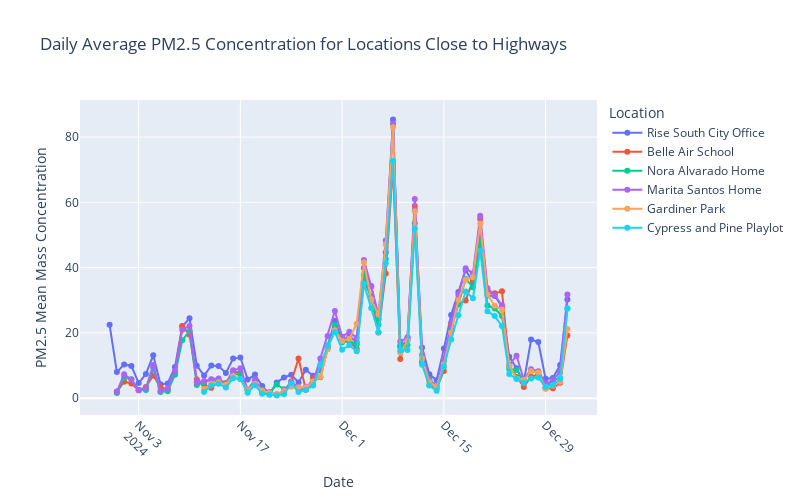

Notebook cell for this chart:
### Code cell
# Create line plot using Plotly
fig = px.line(
    daily_avg_pm2_5,
    x='Date', y='pm2_5ConcMass1HourMean.raw',
    color='Location', markers=True,
    title='Daily Average PM2.5 Concentration for Locations Close to Highways',
    labels={'Date': 'Date', 'pm2_5ConcMass1HourMean.raw': 'PM2.5 Mean Mass Concentration'}
)

# Update output size of plot
fig.update_layout(width=800, height=500)  # Adjust width as needed

# Show plot and adjust axes
fig.update_xaxes(tickangle=45)
fig.show()
